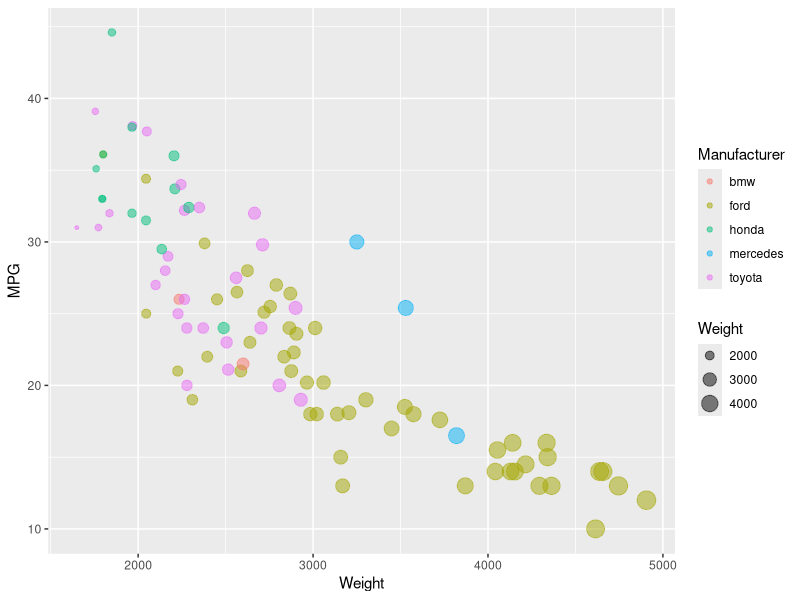

This chart was generated by the following R code:
library(ggplot2)

# Run in the directory of this script

cars <- read.csv(file="../cars-sample.csv",head=TRUE,sep=",")

p <- ggplot(data=cars, mapping=aes(x=Weight, y=MPG, color=Manufacturer)) + 
    geom_point(aes(size=Weight), alpha=0.5)

print(p)